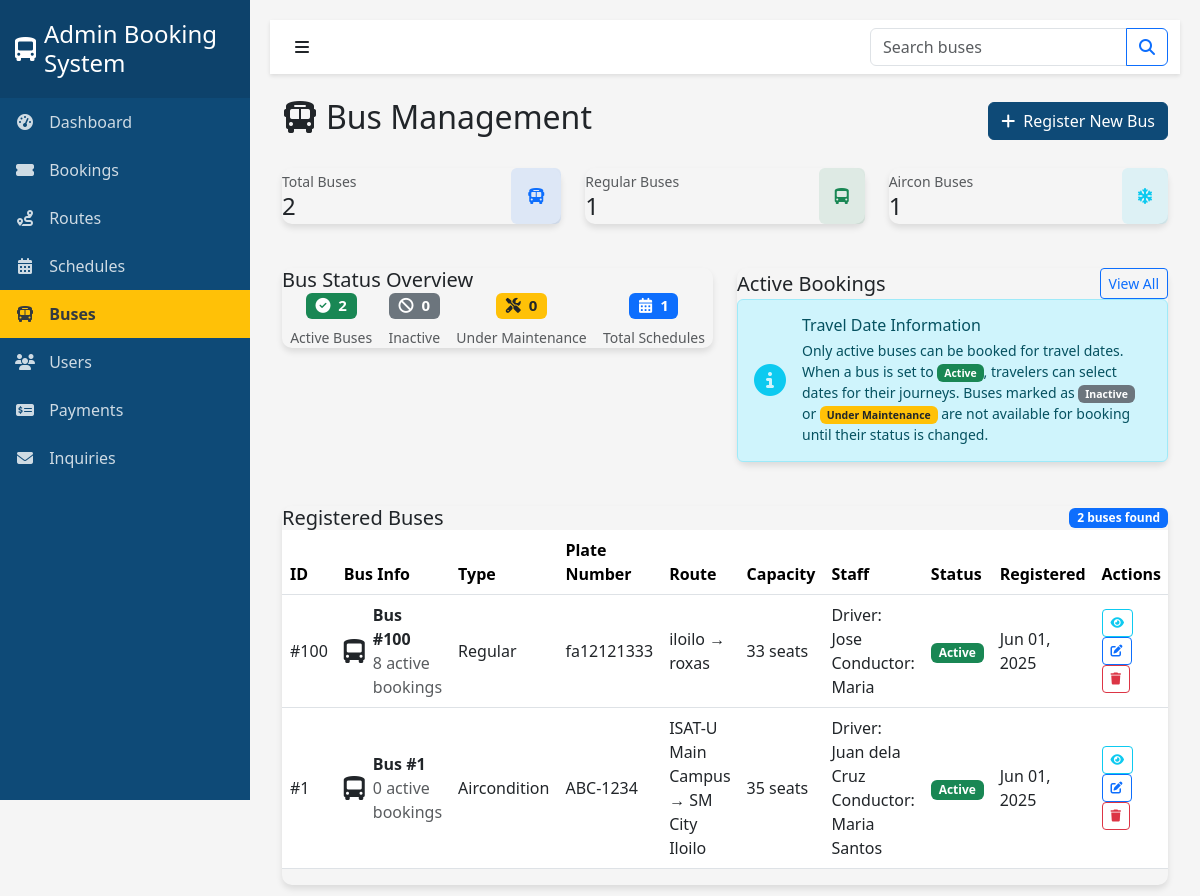
The page /admin/tabs/buses_admin.php on the database its author committed.
### tables this page shows
CREATE TABLE `buses` (
  `id` int(11) NOT NULL,
  `bus_type` varchar(50) NOT NULL,
  `seat_capacity` int(11) NOT NULL,
  `plate_number` varchar(20) NOT NULL,
  `driver_name` varchar(100) NOT NULL,
  `conductor_name` varchar(100) NOT NULL,
  `status` enum('Active','Inactive','Under Maintenance') DEFAULT 'Active',
  `route_id` int(11) DEFAULT NULL,
  `route_name` varchar(255) NOT NULL,
  `origin` varchar(100) DEFAULT NULL,
  `destination` varchar(100) DEFAULT NULL,
  `bus_model` varchar(100) DEFAULT NULL,
  `year_manufactured` year(4) DEFAULT NULL,
  `last_maintenance` date DEFAULT NULL,
  `next_maintenance` date DEFAULT NULL,
  `fuel_type` enum('diesel','gasoline','electric','hybrid') DEFAULT 'diesel',
  `wifi_available` tinyint(1) DEFAULT 0,
  `charging_ports` tinyint(1) DEFAULT 0,
  `wheelchair_accessible` tinyint(1) DEFAULT 0,
  `created_at` timestamp NOT NULL DEFAULT current_timestamp(),
  `updated_at` timestamp NOT NULL DEFAULT current_timestamp() ON UPDATE current_timestamp()
);

### admin/tabs/buses_admin.php (the view, shortened to what the rows shown need)
<?php
require_once "../../backend/connections/config.php";
$records_per_page = 10;
$page = isset($_GET['page']) && is_numeric($_GET['page']) ? $_GET['page'] : 1;
$start_from = ($page - 1) * $records_per_page;
$search_condition = '';
$buses = [];
try {
    $query = "SELECT b.id, b.bus_type, b.seat_capacity, b.plate_number, b.route_id, b.route_name,
              b.driver_name, b.conductor_name, b.status, b.created_at,
              (SELECT COUNT(*) FROM bookings WHERE bus_id = b.id AND booking_status = 'confirmed') as active_bookings,
              (SELECT COUNT(*) FROM schedules WHERE bus_id = b.id) as schedule_count
              FROM buses b" . $search_condition . "
              ORDER BY b.created_at DESC
              LIMIT $start_from, $records_per_page";
    $result = $conn->query($query);
    if ($result && $result->num_rows > 0) {
        while ($row = $result->fetch_assoc()) {
            $buses[] = $row;
        }
    }
} catch (Exception $e) {
    $error_message = "Database error: " . $e->getMessage();
}
?>
<!DOCTYPE html>
<html lang="en">
<head>
    <link href="https://cdn.jsdelivr.net/npm/bootstrap@5.3.0-alpha1/dist/css/bootstrap.min.css" rel="stylesheet">
    <link rel="stylesheet" href="https://cdnjs.cloudflare.com/ajax/libs/font-awesome/6.1.1/css/all.min.css">
    <link rel="stylesheet" href="../css/admin.css">
</head>
<body>
    <div class="wrapper">
        <div class="content">
            <div class="container-fluid">
                <div class="d-flex justify-content-between align-items-center mb-4">
                    <h2><i class="fas fa-bus me-2"></i>Bus Management</h2>
                </div>
                <div class="card1">
                    <div class="card-body">
                        <?php if (count($buses) > 0): ?>
                        <div class="table-responsive">
                            <table class="table table-hover align-middle">
                                <thead>
                                    <tr>
                                        <th>ID</th>
                                        <th>Bus Info</th>
                                        <th>Type</th>
                                        <th>Plate Number</th>
                                        <th>Route</th>
                                        <th>Capacity</th>
                                        <th>Staff</th>
                                        <th>Status</th>
                                        <th>Registered</th>
                                        <th>Actions</th>
                                    </tr>
                                </thead>
                                <tbody>
                                    <?php foreach ($buses as $bus): ?>
                                    <tr>
                                        <td>#<?= htmlspecialchars($bus['id']) ?></td>
                                        <td>
                                            <div class="d-flex align-items-center">
                                                <i class="fas fa-bus-alt fs-4 me-2"></i>
                                                <div>
                                                    <strong>Bus #<?= htmlspecialchars($bus['id']) ?></strong>
                                                    <div class="text-muted"><?= htmlspecialchars($bus['active_bookings']) ?> active bookings</div>
                                                </div>
                                            </div>
                                        </td>
                                        <td><?= ucfirst(htmlspecialchars($bus['bus_type'])) ?></td>
                                        <td><?= htmlspecialchars($bus['plate_number']) ?></td>
                                        <td>
                                            <?= htmlspecialchars($bus['route_name']) ?>
                                        </td>
                                        <td><?= htmlspecialchars($bus['seat_capacity']) ?> seats</td>
                                        <td>
                                            Driver: <?= htmlspecialchars($bus['driver_name']) ?><br>
                                            Conductor: <?= htmlspecialchars($bus['conductor_name']) ?>
                                        </td>
                                        <td>
                                            <span class="badge bg-<?= ($bus['status'] == 'Active') ? 'success' : (($bus['status'] == 'Inactive') ? 'secondary' : 'warning'); ?>">
                                                <?= htmlspecialchars($bus['status']) ?>
                                            </span>
                                        </td>
                                        <td><?= date('M d, Y', strtotime($bus['created_at'])) ?></td>
                                        <td>
                                            <div class="action-buttons">
                                                <button type="button" class="btn btn-outline-info btn-sm view-bus"
                                                        data-id="<?= $bus['id'] ?>" title="View Details" data-bs-toggle="tooltip">
                                                    <i class="fas fa-eye"></i>
                                                </button>
                                                <button type="button" class="btn btn-outline-primary btn-sm edit-bus"
                                                        data-id="<?= $bus['id'] ?>" title="Edit Bus" data-bs-toggle="tooltip">
                                                    <i class="fas fa-edit"></i>
                                                </button>
                                                <button type="button" class="btn btn-outline-danger btn-sm delete-bus"
                                                        data-id="<?= $bus['id'] ?>" title="Delete Bus" data-bs-toggle="tooltip">
                                                    <i class="fas fa-trash"></i>
                                                </button>
                                            </div>
                                        </td>
                                    </tr>
                                    <?php endforeach; ?>
                                </tbody>
                            </table>
                        </div>
                        <?php else: ?>
                        <div class="alert alert-info text-center">No buses registered yet.</div>
                        <?php endif; ?>
                    </div>
                </div>
            </div>
        </div>
    </div>
</body>
</html>

### rows shown on the page
buses: id "100", active_bookings "8", bus_type "Regular", plate_number "fa12121333", route_name "iloilo → roxas", seat_capacity "33", driver_name "Jose", conductor_name "Maria", status "Active", created_at "Jun 01, 2025"
buses: id "1", active_bookings "0", bus_type "Aircondition", plate_number "ABC-1234", route_name "ISAT-U Main Campus → SM City Iloilo", seat_capacity "35", driver_name "Juan dela Cruz", conductor_name "Maria Santos", status "Active", created_at "Jun 01, 2025"

### other values the page prints
$total_records "2"
$regular_count "1"
$aircon_count "1"
$active_count "2"
$inactive_count "0"
$maintenance_count "0"
$total_schedules "1"
